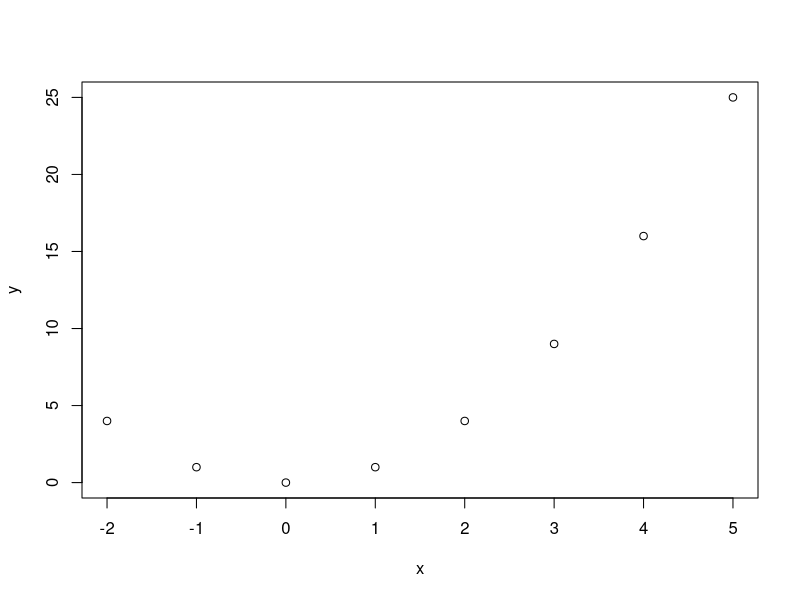
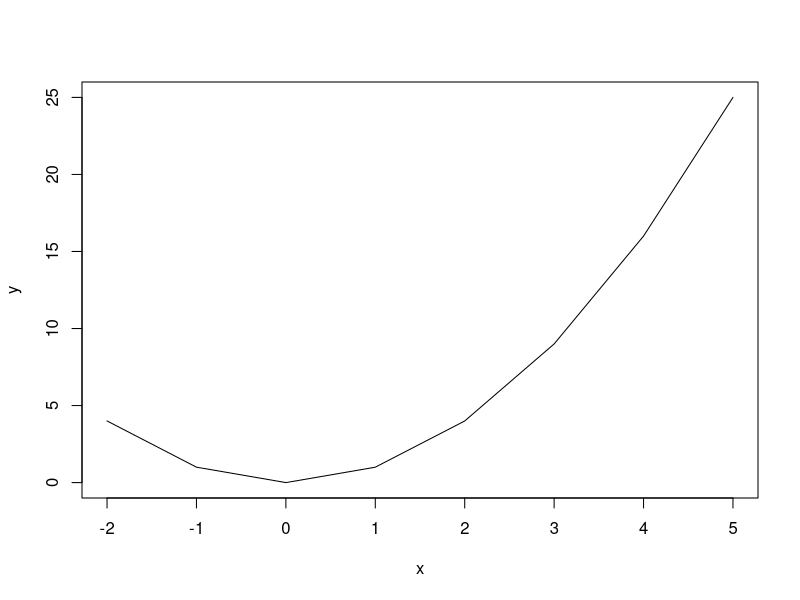
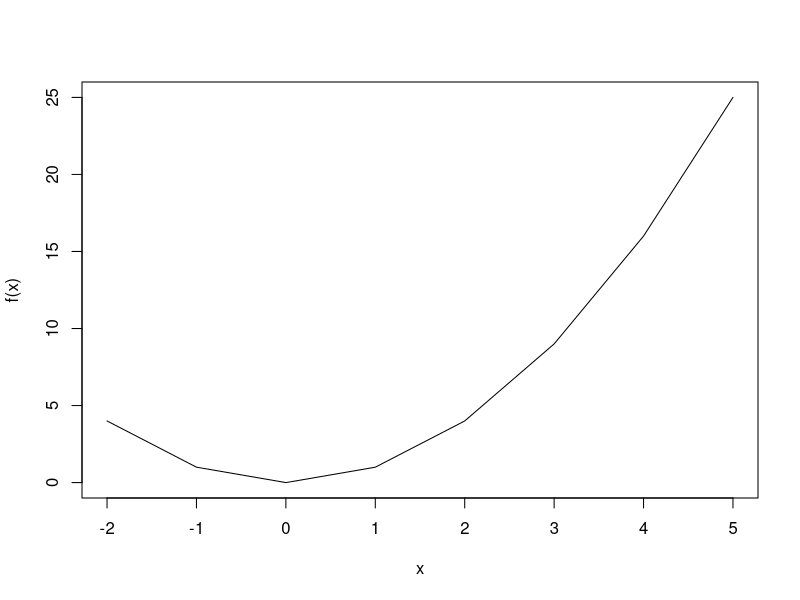
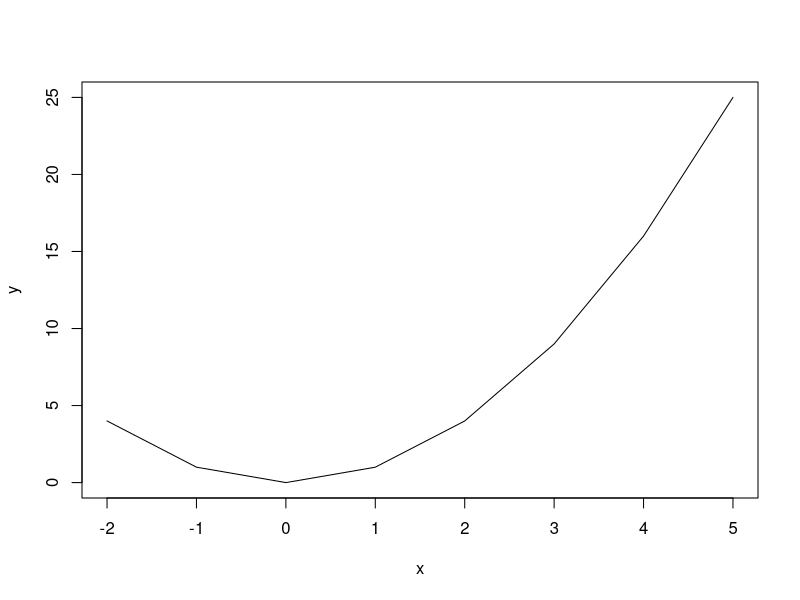
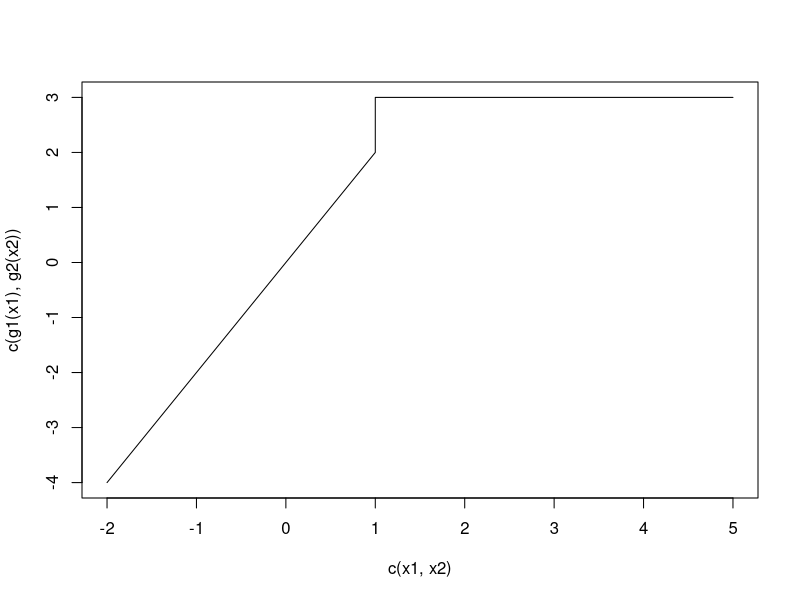
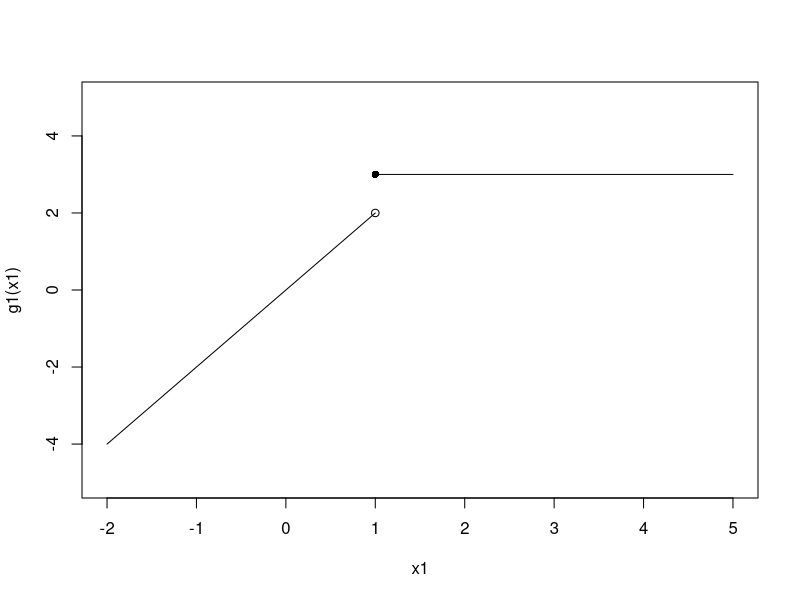
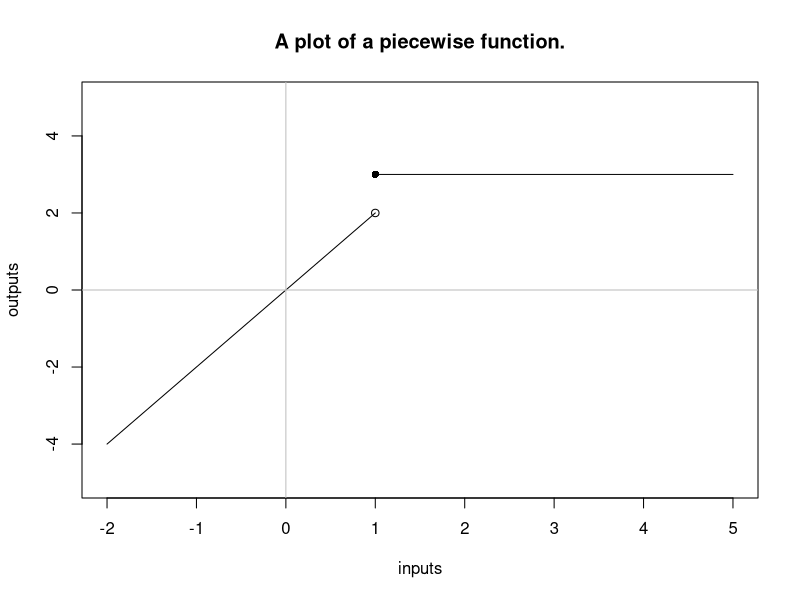

Recreate these plots in R, in order. (Note: this script raises an error after producing the figures.)
#R can complete basic calculations
#Here we calculate the square of -2.
(-2)^2

#Here we define a vector, a list of real numbers.
x<-c(-2,-1,0,1,2,3,4,5)
#Let's print x.
x

#We can use the arrow assignment in the other order.
c(-2,-1,0,1,2,3,4,5) -> x

#Because we named the vector,
    #we can square all 8 numbers quickly as by squaring the vector.
#R squares each element (or entry) of the vector separately.
x^2

#Here we save the list of squared values.
y <- x^2

#We can plot in R just like we do by hand...
    #Make a list of input values and corresponding output values.
    #Plot the (input, output) pairs.
    #Connect the points with a line to create the graph.
#The default in the plot() command is to plot a set of points.
plot(x,y)
#Use the parameter type in the plot() function to connect the points with a line.
plot(x,y,type='l')

#We can also write our own functions in R.
#Below we have defined the function f(x)=x^2.
f <- function(x){x^2}
#We can use the function f to find the outputs corresponding to each value of x and plot them.
plot(x,f(x),type='l')
#We could also separate this into 2 steps as follows.
#Step 1: Use f to in outputs.
y <- f(x)
#Step 2: Plot the input output pairs and connect them with a line.
plot(x,y,type='l')

#Below we plot the piecewise function from our Brain Gains.
#First we make a list of our inputs
    #Some inputs from the branch when x<1.
x1 <- c(-2,-1,0,1)
    #Some inputs form the branch when x>1.
    #Note: When x=1, we follows the bottom branch and f(1)=3.
x2 <- c(1,2,3,4,5)
#Now we define a function for each branch of the piecewise function.
g1 <- function(x){2*x}
g2 <- function(x){0*x + 3}
#Then we find the output values corresponding to each input.
g1(x1)
g2(x2)
#Finally, we plot the input output pairs and connect them with a line.
plot(c(x1,x2), c(g1(x1),g2(x2)), type='l')
    #Note: This plot does not show us that f(1)=3.
    #We could revise the previous code so the graph shows clearly f(1)=3.
plot(x1, g1(x1), type='l', xlim=c(-2,5), ylim=c(-5,5))
points(1,g1(1))
lines(x2,g2(x2))
points(1,g2(1),pch=16)
     #We could also add the x-axis and y-axis to the plot as follows.
plot(x1, g1(x1), type='l', xlim=c(-2,5), ylim=c(-5,5),ylab="outputs",xlab="inputs",main='A plot of a piecewise function.')
points(1,g1(1))
lines(x2,g2(x2))
points(1,g2(1),pch=16)
abline(h=0,v=0,col="gray")

#Q: What would happen if we didn't include the 0*x?
g2.v2 <- function(x){3}
g2.v2(x2)
    #We only get a 3 rather than of vector of 3's.
plot(c(x1,x2), c(g1(x1),g2.v2(x2)), type='l')
    #This gives us an error because our vector of inputs and our vector of outputs are different lengths.
    #R doesn't know what the input output pairs are supposed to be.


#A scatter plot is a collection of data points.
#This code creates a scatter plot of the weight and fuel efficiency of 32 cars.
par(mar=c(4,4,0.25,0.25))
x <- mtcars$wt
y <- mtcars$mpg
plot(x,y)